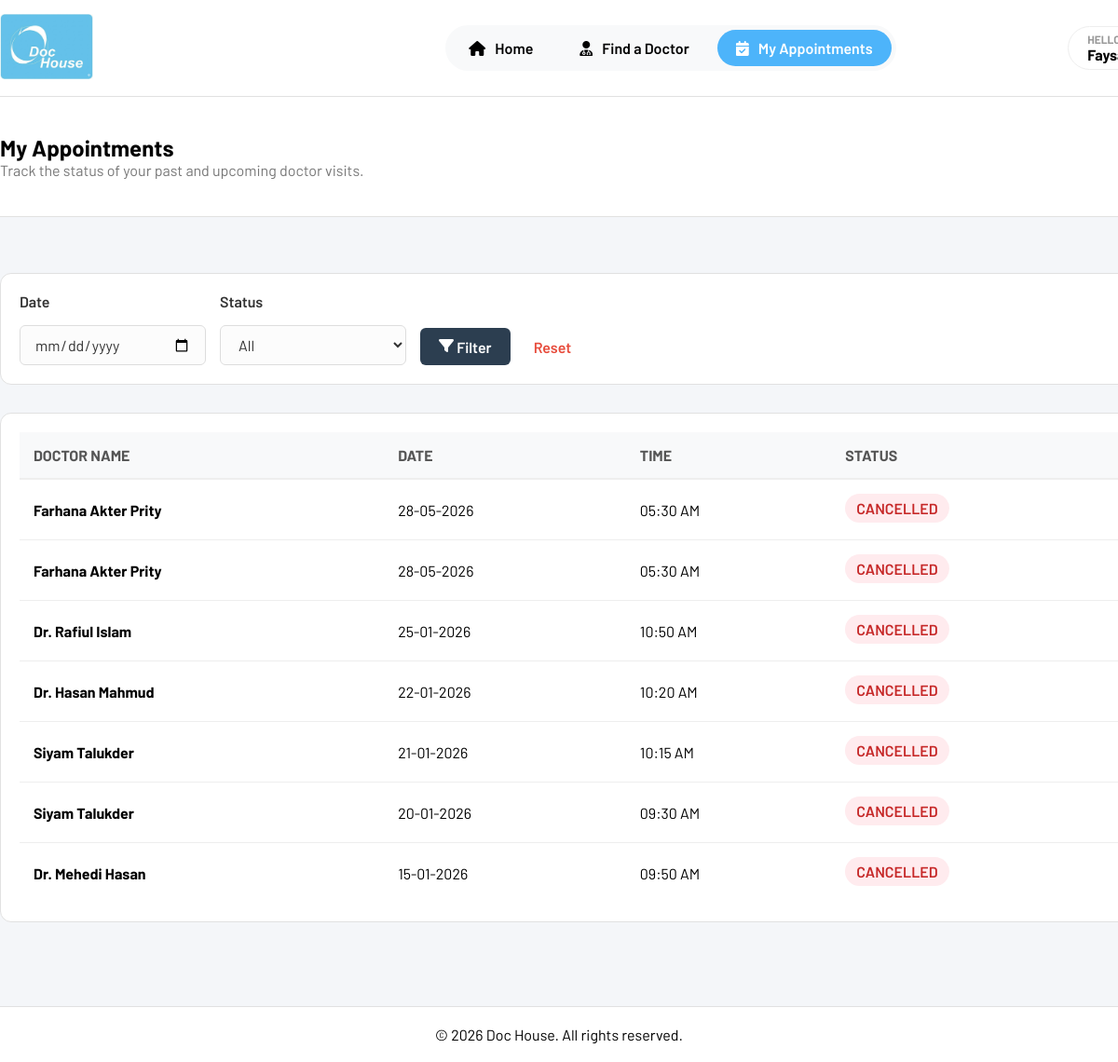
The app's page /view/Patient/appointments.php (signed in) with its own data.
### tables this page shows
CREATE TABLE `appointment` (
  `aptid` int(11) NOT NULL,
  `sid` int(11) NOT NULL,
  `pid` int(11) NOT NULL,
  `time` time NOT NULL,
  `status` varchar(20) NOT NULL
);

CREATE TABLE `user` (
  `uid` int(11) NOT NULL,
  `name` varchar(255) NOT NULL,
  `email` varchar(255) NOT NULL,
  `password` varchar(32) NOT NULL,
  `phone` varchar(15) NOT NULL,
  `role` varchar(10) NOT NULL,
  `dob` date DEFAULT NULL,
  `img` varchar(255) DEFAULT NULL
);

CREATE TABLE `session` (
  `sid` int(11) NOT NULL,
  `did` int(11) NOT NULL,
  `date` date NOT NULL,
  `start_time` time NOT NULL,
  `end_time` time NOT NULL,
  `slot_duration` int(11) NOT NULL,
  `status` varchar(20) NOT NULL
);

### model/Patient/Appointment.php (called while the page is built, shortened)
<?php
function getAllAppointmentByPId($pid)
{
    $conn = initDB();
    $sql = "SELECT a.aptid, a.sid, a.pid, a.time, s.date, a.status,
                   d.did, u.uid AS doctor_uid, u.name AS doctor_name
            FROM appointment a
            JOIN session s ON a.sid = s.sid
            JOIN doctor d ON s.did = d.did
            JOIN user u ON d.uid = u.uid
            WHERE a.pid = '$pid'
            ORDER BY s.date DESC, a.time ASC";
    $result = mysqli_query($conn, $sql);
    $allAppointment = [];
    if (mysqli_num_rows($result) > 0) {
        while ($row = mysqli_fetch_assoc($result)) {
            $singleAppointment = [];
            $singleAppointment["aptid"] = $row["aptid"];
            $singleAppointment["sid"] = $row["sid"];
            $singleAppointment["pid"] = $row["pid"];
            $singleAppointment["time"] = $row["time"];
            $singleAppointment["date"] = $row["date"];
            $singleAppointment["status"] = $row["status"];
            $singleAppointment["did"] = $row["did"];
            $singleAppointment["doctor_uid"] = $row["doctor_uid"];
            $singleAppointment["doctor_name"] = $row["doctor_name"];
            array_push($allAppointment, $singleAppointment);
        }
    }
    return $allAppointment;
}

### controller/Patient/appointmentController.php (called while the page is built, shortened)
<?php
require_once "../../model/Patient/Appointment.php";
$filterDate = isset($_GET['filter_date']) ? $_GET['filter_date'] : '';
$filterStatus = isset($_GET['status']) ? $_GET['status'] : '';
if (!empty($filterDate) && !empty($filterStatus)) {
    $appointmentList = getAppointmentsByDateAndStatusAndPId($filterDate, $filterStatus, $_SESSION['user']['pid']);
} else if (!empty($filterDate)) {
    $appointmentList = getAppointmentsByDateAndPId($filterDate, $_SESSION['user']['pid']);
} else if (!empty($filterStatus)) {
    $appointmentList = getAppointmentsByStatusAndPId($filterStatus, $_SESSION['user']['pid']);
} else {
    $appointmentList = getAllAppointmentByPId($_SESSION['user']['pid']);
}

### view/Patient/appointments.php (the view, shortened to what this page needs)
<?php
require_once "../../controller/Patient/appointmentController.php";
?>
<!DOCTYPE html>
<html lang="en">
<head>
    <link rel="stylesheet" href="css/style.css" />
    <link rel="stylesheet" href="https://cdnjs.cloudflare.com/ajax/libs/font-awesome/6.5.1/css/all.min.css">
</head>
<body>
    <?php
    include_once "header.php";
    ?>
    <section class="page-header">
        <div class="container">
            <h2>My Appointments</h2>
            <p>Track the status of your past and upcoming doctor visits.</p>
        </div>
    </section>
    <section class="appointments-section">
        <div class="container">
            <div class="filter-bar">
                <form action="" method="GET" class="filter-form">
                    <div class="field">
                        <label>Date</label>
                        <input type="date" name="filter_date" <?php echo !empty($filterDate) ? "value=\"$filterDate\"" : ''; ?> />
                    </div>
                    <div class="field">
                        <label>Status</label>
                        <select name="status">
                            <option value="" <?php echo empty($filterStatus) ? "selected" : ''; ?>>All</option>
                        </select>
                    </div>
                    <button type="submit" class="btn-filter">
                        <i class="fa-solid fa-filter"></i> Filter
                    </button>
                    <a href="/Doc_House/view/Patient/appointments.php" type="submit" class="btn-reset">Reset</a>
                </form>
            </div>
            <div class="list appointment-list">
                <table>
                    <thead>
                        <tr>
                            <th>Doctor Name</th>
                            <th>Date</th>
                            <th>Time</th>
                            <th>Status</th>
                        </tr>
                    </thead>
                    <tbody>
                        <?php
                        if (count($appointmentList) == 0) {
                        ?>
                            <tr>
                                <td colspan="100%" style="text-align:center;">
                                    <p style="display: flex; justify-content: center; margin-top: 20px;">No Data Found</p>
                                </td>
                            </tr>
                            <?php
                        } else {
                            foreach ($appointmentList as $singleAppointment) {
                            ?>
                                <tr id="apt-<?php echo $singleAppointment['aptid'] ?>">
                                    <td class="name"><?php echo $singleAppointment['doctor_name'] ?></td>
                                    <td class="date"><?php echo date("d-m-Y", strtotime($singleAppointment["date"])) ?></td>
                                    <td class="date"><?php echo date("h:i A", strtotime($singleAppointment["time"])); ?></td>
                                    <td class="status-td">
                                        <span class="status <?php echo $singleAppointment['status'] ?>"><?php echo strtoupper($singleAppointment['status']) ?></span>
                                    </td>
                                </tr>
                        <?php
                            }
                        }
                        ?>
                    </tbody>
                </table>
            </div>
        </div>
    </section>
    <?php include_once "../shared/footer.php" ?>
</body>
</html>

### view/Patient/css/style.css (style rules this page uses)
* { margin: 0; padding: 0; box-sizing: border-box; overflow-x: hidden; font-family: "Barlow", sans-serif; text-decoration: none; transition: 0.2s ease-in-out all; }
.container { width: 1440px; margin: auto; }
section { border-bottom: 1px solid #e1e1e1; }
.page-header { padding: 40px 0; }
.page-header p { color: #777; font-size: 16px; }
.field { margin-bottom: 10px; }
.appointments-section { padding: 60px 0; background: #f4f6f9; }
.filter-bar, .appointment-list { background: white; padding: 20px; border-radius: 12px; border: 1px solid #e1e1e1; margin-bottom: 30px; }
.filter-form { display: flex; align-items: flex-end; gap: 15px; }
.filter-bar .field { display: flex; flex-direction: column; gap: 8px; margin-bottom: 0; }
.filter-bar .field input, .filter-bar .field select { padding: 10px 15px; border: 1px solid #ddd; border-radius: 6px; font-size: 16px; min-width: 200px; background-color: #fcfcfc; }
.btn-filter { background-color: #2c3e50; color: white; border: none; padding: 10px 20px; border-radius: 6px; cursor: pointer; font-weight: 600; height: 40px; }
.btn-reset { color: #e74c3c; font-weight: 600; padding: 10px; align-self: end; }
.list { background: white; padding: 20px; border-radius: 12px; border: 1px solid #e1e1e1; }
.list table { width: 100%; text-align-last: left; border-collapse: collapse; }
.list table thead th { background: #f8f9fa; padding: 20px; color: #555; font-weight: 700; text-transform: uppercase; padding: 15px; border-bottom: 2px solid #eee; }
.list table tbody td { padding: 20px; padding: 15px; border-bottom: 1px solid #eee; }
.list table tbody td.name { font-weight: 700; }
.list table tbody tr:last-child td { border-bottom: 0; }
.status { padding: 6px 12px; border-radius: 20px; font-weight: 600; display: inline-block; }
.status.cancelled { background: #ffebee; color: #c62828; }
.field { margin-bottom: 20px; }
.field label { display: block; font-weight: 600; color: #333; margin-bottom: 8px; font-size: 16px; }
.field input, .field select { display: block; width: 100%; padding: 12px 15px; border: 1px solid #ddd; border-radius: 8px; background-color: #fcfcfc; outline: none; transition: 0.2s; color: #333; font-size: 16px; }
.btn-reset { background-color: #fff; border: none; font-size: 16px; cursor: pointer !important; }
button, input[type="submit"] { font-size: 16px; }

### records on screen
appointment: user.name "Farhana Akter Prity", sid.date "28-05-2026", time "05:30 AM", status "CANCELLED"
appointment: user.name "Farhana Akter Prity", sid.date "28-05-2026", time "05:30 AM", status "CANCELLED"
appointment: user.name "Dr. Rafiul Islam", sid.date "25-01-2026", time "10:50 AM", status "CANCELLED"
appointment: user.name "Dr. Hasan Mahmud", sid.date "22-01-2026", time "10:20 AM", status "CANCELLED"
appointment: user.name "Siyam Talukder", sid.date "21-01-2026", time "10:15 AM", status "CANCELLED"
appointment: user.name "Siyam Talukder", sid.date "20-01-2026", time "09:30 AM", status "CANCELLED"
appointment: user.name "Dr. Mehedi Hasan", sid.date "15-01-2026", time "09:50 AM", status "CANCELLED"
